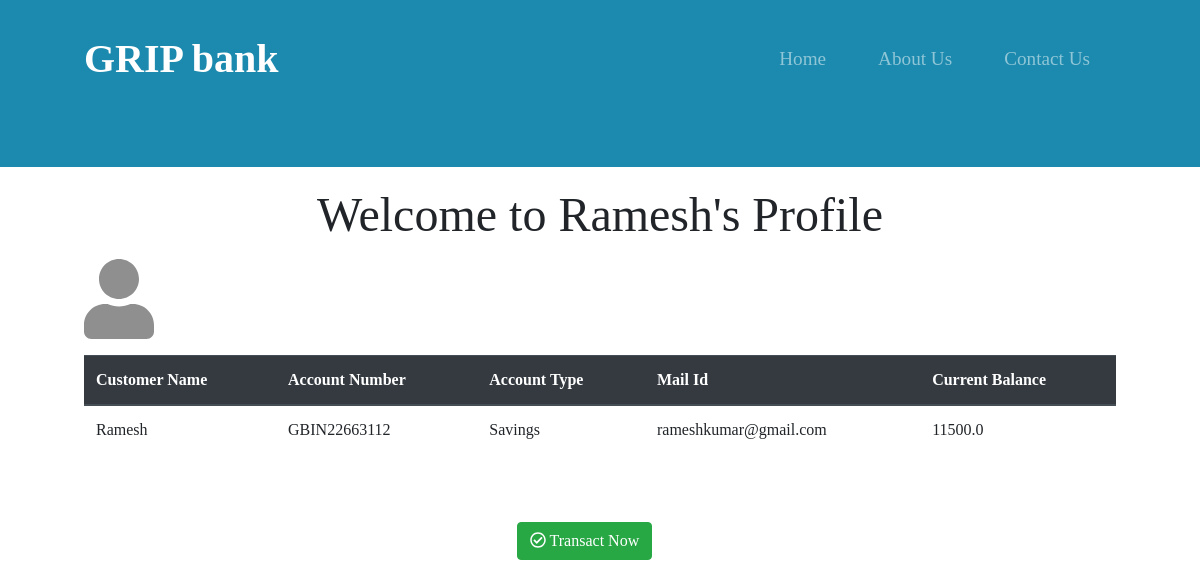
Page /viewcustomers/Ramesh on the committed database.
### Bank/models.py (models this page shows)
class Customer(models.Model):
    cname=models.CharField(max_length=64)
    accno=models.CharField(max_length=64)
    acctype=models.CharField(max_length=64)
    mail=models.CharField(max_length=64)
    cbal=models.FloatField()

### Bank/views.py (the view)
# urls.py: path('viewcustomers/<str:name>', views.customerdetails),
def customerdetails(request,name):
    cusdet=Customer.objects.filter(cname=name)
    return render(request,'customer_details.html',{'cusdet':cusdet})

### templates/customer_details.html (shortened to what this page needs)
<!DOCTYPE html>
{% load static %}
<html lang="en" dir="ltr">
  <head>
    <link rel="stylesheet" href="https://cdn.jsdelivr.net/npm/bootstrap@4.6.0/dist/css/bootstrap.min.css">
    <link rel="stylesheet" href="{% static 'css/style_viewcus.css' %}">
  </head>
  <body>
    <section id="title">
    <div class="container-fluid">
      <nav class="navbar navbar-expand-lg navbar-dark ">
        <a class="navbar-brand "href=""> GRIP bank </a>
        <div class="collapse navbar-collapse" id="navbarTogglerDemo01">
        <ul class="navbar-nav ml-auto">
          <li class="nav-item">
            <a class="nav-link "href="/home">Home</a>
          </li>
          <li class="nav-item">
            <a class="nav-link "href="/home#testimonials">About Us</a>
          </li>
          <li class="nav-item">
            <a class="nav-link "href="/home#footer">Contact Us</a>
          </li>
        </ul>
        </div>
      </nav>
    </div>
    </section>
<div class="custable">
  <h1 align='center'>Welcome to {% for cus in cusdet %}{{cus.cname}}{% endfor %}'s Profile</h1>
  <p> <i class="fas fa-user fa-5x"></i></p>
    {% if cusdet %}
      <table class=" table ">
        <thead class="thead-dark">
          <th>Customer Name</th>
          <th>Account Number</th>
          <th>Account Type</th>
          <th>Mail Id</th>
          <th>Current Balance</th>
        </thead>
        {% for cus in cusdet %}
          <tr>
            <td >{{cus.cname}}</td>
            <td >{{cus.accno}}</td>
            <td >{{cus.acctype}}</td>
            <td >{{cus.mail}}</td>
            <td >{{cus.cbal}}</td>
          </tr>
        {% endfor %}
      </table>
      {% else %}
        <p>No Customers Found</p>
    {% endif %}
    <p align='center'><a class="btn btn-success btn-md" href="/transfermoney" role="button" ><i class="far fa-check-circle"></i> Transact Now</a></p>
</div>
  </body>
</html>

### static/css/style_viewcus.css (style rules this page uses)
body { font-family: "Montserrat"; }
#title { background-color: #1C8AAE; color: #fff; }
.container-fluid { padding: 2% 7% 0.1% ; }
h1 { font-family: "Montserrat-Black"; font-size: 3rem; line-height: 1.5; }
p { color: #8f8f8f; }
.navbar { padding :0 0 4.5rem; }
.navbar-brand { font-family: Ubuntu; font-size: 2.5rem; font-weight: bold; }
.nav-item { padding: 0 18px; }
.nav-link { font-size: 1.2rem; font-family: "Montserrat-light" }
.btn { margin:5% 3% 5% 0; }
.custable { padding: 1% 7%; }

### rows in the picture
Customer: cname "Ramesh", accno "GBIN22663112", acctype "Savings", mail "rameshkumar@gmail.com", cbal "11500.0"
